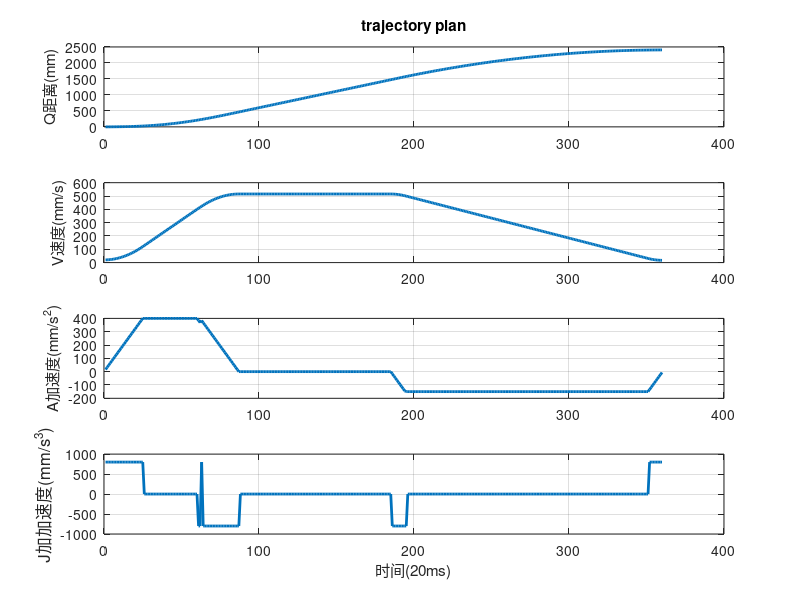

The MATLAB source for this figure:
%编写程序模拟在线计算双S曲线加减速
%从初始点q0开始，一直计算到终点q1结束
%定义必要的变量

if 0%旋转参数
% %起始和终止点参数
% q0 = 0000;
% q1 = 1000;%mm
% v0 = 000;  %%一直q1和v0求其他
% v1 = 0;
% a0 = 0;%mm/s^2
% a1 = 0;
% 
% vmax = 300;%mm/s
% vmin = 0;
% amax = 200;%mm/s^2
% amin = -200;
% jmax = 400;%mm/s^3%j无穷大，速度梯形曲线
% jmin = -400; 
% %vmax_org = vmax;%??
    
else%直线参数
%起始和终止点参数
q0 = 0;
q1 = 2400;%mm
v0 = 20;  %已知q1和v0求其他。路径起始点速度
v1 = 20; %停车点速度
a0 = 0;%mm/s^2
a1 = 0;

vmax = 500;%mm/s
% vmin = 0;
amax =  400;%mm/s^2
amin = -150; %如果是正值一直跑不出来，因为不减速了。
jmax = 800;%1000;%mm/s^3%j无穷大，速度梯形曲线
jmin = -800;%-1000;
%vmax_org = vmax;%??
end

%循环前赋初始值
%定义在k点上的%k点是哪个点
qk = q0;
qk_1 = q0;
vk = v0;
vk_1 = v0;
ak = a0;
ak_1 = a0;
jk = 0; %%jk也可以有初值？然并未卵
jk_1 = 0;
%e_min = 0.001;%?


% phase_2 = 0; 
Tk = 0;
Ts = 0.02%时间间隔20ms
T_ = 0; 

%定义记录曲线用变量
qc = [];
vc = [];
ac = [];
jc = [];

%进入循环当，当前点没有接近终点时，循环继续
while 1
%     if qk > 2.5 && qk < 4
%         vmax = vmax_org*0.8;
%     end
    %判断是否已经进入到减速阶段

    if T_>0 %通过T_判断是否进入减速阶段?
        t1 = Tk - T_; %t1--t4没用到
        t2 = Tj2a;
        t3 = (Td - Tj2b);
        t4 = Td;
        %已经进入到减速阶段
    %直接判断jk
        if (Tk - T_)>=0&&(Tk - T_)<(Tj2a)
             disp('phase2---1')
            jk = jmin;
        elseif (Tk - T_)>=(Tj2a)&&(Tk - T_)<(Td - Tj2b)
             disp('phase2---2')
            jk = 0;
        elseif(Tk - T_)>=((Td - Tj2b))&&(Tk - T_)<(Td)
             disp('phase2---3')
            jk = jmax;
        else
            disp('phase2---end')
%             jk =0;
%             ak =a1;
%             vk =v1;
%             qk = q1;
            break;
        end
        %T_ %加速-匀速段时间
        Tk %当前时间（总时间）
        Tk - T_ %减速段当前时间
    else
        %未进入到减速阶段
        %计算Td,Tj2a,Tj2b，用以计算hk。
        Tj2a = (amin - ak)/jmin;
        Tj2b = (a1 - amin)/jmax;
        Td = (v1 - vk)/amin + Tj2a*(amin - ak)/2/amin + Tj2b*(amin - a1)/2/amin;%减速段的时间d=decelerate

        %首先判断在减速段，是否能够达到最小减速度amin
        %%如果条件满足，重新计算Td
        if Td <= Tj2a + Tj2b
           Tj2a = -1*ak/jmin + ((jmax - jmin)*(ak^2*jmax - jmin*(a1^2 + 2*jmax*(vk - v1))))^2/jmin/(jmin - jmax);
           Tj2b = a1/jmax + ((jmax - jmin)*(ak^2*jmax - jmin*(a1^2 + 2*jmax*(vk - v1))))^2/jmin/(jmin - jmax);
           Td = Tj2a + Tj2b;
        end
        
        %计算hk，判断是否需要进入减速阶段；hk是减速段的距离值？
        hk = 0.5*ak*Td^2 + (jmin*Tj2a*(3*Td^2 - 3*Td*Tj2a + Tj2a^2) + jmax*Tj2b^3)/6 + Td*vk;
        if hk <(q1 - qk)%当剩余距离，小于减速段理论距离hk时，进入减速段
            %case 1 加速或匀速运动段
            %判断加加速度的值
            if ((vk - ak^2/2/jmin) < vmax)&&(ak < amax)
                 disp('##############4##############')
                vk
                ak
                jk = jmax;
            elseif((vk - ak^2/2/jmin) < vmax)&&(ak >= amax)
                 disp('##############5##############')
                vk
                ak
                jk = 0;
            elseif((vk - ak^2/2/jmin) >= vmax)&&(ak >0 )
                 disp('##############6##############')
                vk
                ak
                jk = jmin;
            elseif((vk - ak^2/2/jmin) >= vmax)&&(ak <=0 )
                disp('##############7##############')
                vk
                ak
                jk = 0;
            end
        %case 2 减速度阶段
        else
            %进入到减速阶段，记录时间
            hk_node=hk;
            qk_node=qk;
            vk_node=vk;
            ak_node=ak;
            jk_node=jk;%phase1结束时的参数记录
            T_ = Tk;
            jk = jmin;
             disp('8')
        end
    end%end if T_>0
    
    
% % %根据jk计算本周期的加速度，速度，位置

   jc = [jc jk];
   
   ak = ak_1 + Ts*(jk + jk)/2 ; 
   if ak>amax
       ak = amax;
   end
   if ak < amin
       ak = amin;
   end
   if jk<0&&ak_1>0&&ak<0%ak在关键点的判断%避免震荡?
       ak = 0;
   end  
   ac = [ac ak]; 
   
%根据ak值计算vk
   vk =  vk_1 + Ts*(ak + ak_1)/2;
%    if vk> vmax
%        vk = vmax;
%    end
%    if vk < vmin
%        vk = vmin;
%    end

   vc = [vc vk];

%根据vk值计算qk
   qk =  qk_1 + Ts*(vk + vk_1)/2; %若减速阶段qk这个值由外部传入的dist2goal设定如何？？？
   qc = [qc qk];

   qk_1 = qk;
   vk_1 = vk;
   ak_1 = ak;
   jk_1 = jk;
   Tk = Tk + Ts;
   
end%end while

subplot(411)
plot(qc,'LineWidth',2)
ylabel('Q距离(mm)')%y轴标记
title('trajectory plan')%标题
grid
subplot(412)
plot(vc,'LineWidth',2)
grid
ylabel('V速度(mm/s)')%y轴标记
subplot(413)
plot(ac,'LineWidth',2)
grid
ylabel('A加速度(mm/s^2)')%y轴标记
subplot(414)
plot(jc,'LineWidth',2)
grid
ylabel('J加加速度(mm/s^3)','FontSize',12)%y轴标记
xlabel('时间(20ms)')%x轴标记








